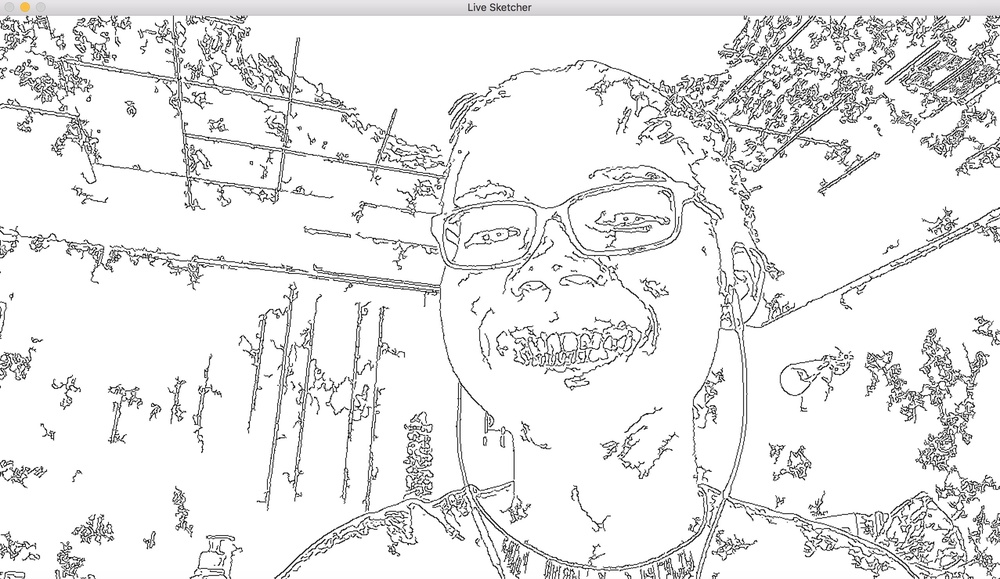
#> input picture media/live_sketcher.jpg, 1000 x 579 px, shrunk from 2554 x 1480 before the run, given in place of the camera
$ python live_sketch_using_webcam.py
#> lines starting #> are read from the running program, lines starting #| are printed output that depends on the picture
#> further down, frame is the input picture: shape (579, 1000, 3); mean B, G, R 233.8, 233.8, 233.8
import cv2
import numpy as np

#Sketch generation function:
def sketch(image):
    #Convert image to greyscale
    img_gray = cv2.cvtColor(image, cv2.COLOR_BGR2GRAY)

    #Clean up image using Gaussian Blur
    img_gray_blur = cv2.GaussianBlur(img_gray, (5,5), 0)
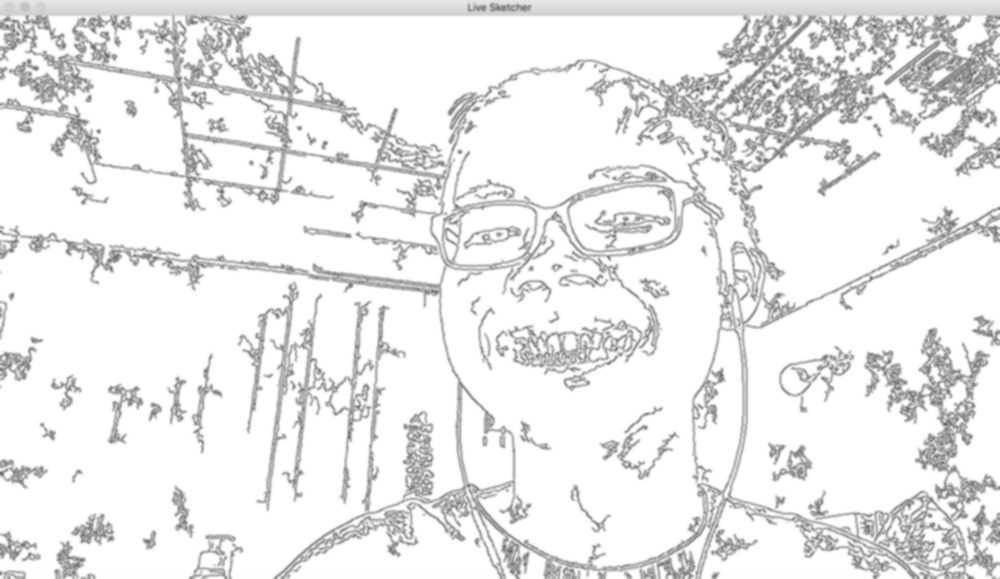
#> img_gray_blur: shape (579, 1000); min 102, max 255, mean 233.8

    #Extract edges
    canny_edges = cv2.Canny(img_gray_blur, 10, 70)
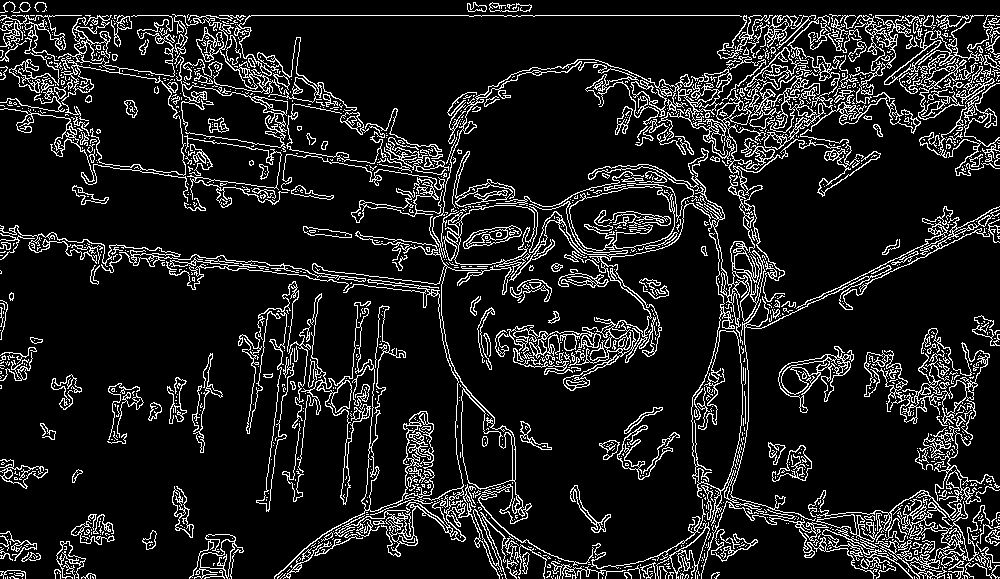
#> canny_edges: shape (579, 1000); 12% white in thin lines or dots

    #Do an invert binarize the image
    ret, mask = cv2.threshold(canny_edges, 70, 255, cv2.THRESH_BINARY_INV)
#> mask: shape (579, 1000); 88% white; black in thin lines or dots
    return mask

# Initialize webcam, cap is object provided by VideoCapture
# It contains a boolean indicating if it was successful (ret)
# It also contains the images collected from the webcam (frame)

cap = cv2.VideoCapture(0)

while True:
    ret, frame = cap.read()
    cv2.imshow("Live Sketcher", sketch(frame))
    if cv2.waitKey(1) == 13:  #13 is the Enter key
#> (key Esc is pressed here)
        break

# Release camera and close window
cap.release()
cv2.destroyAllWindows()
